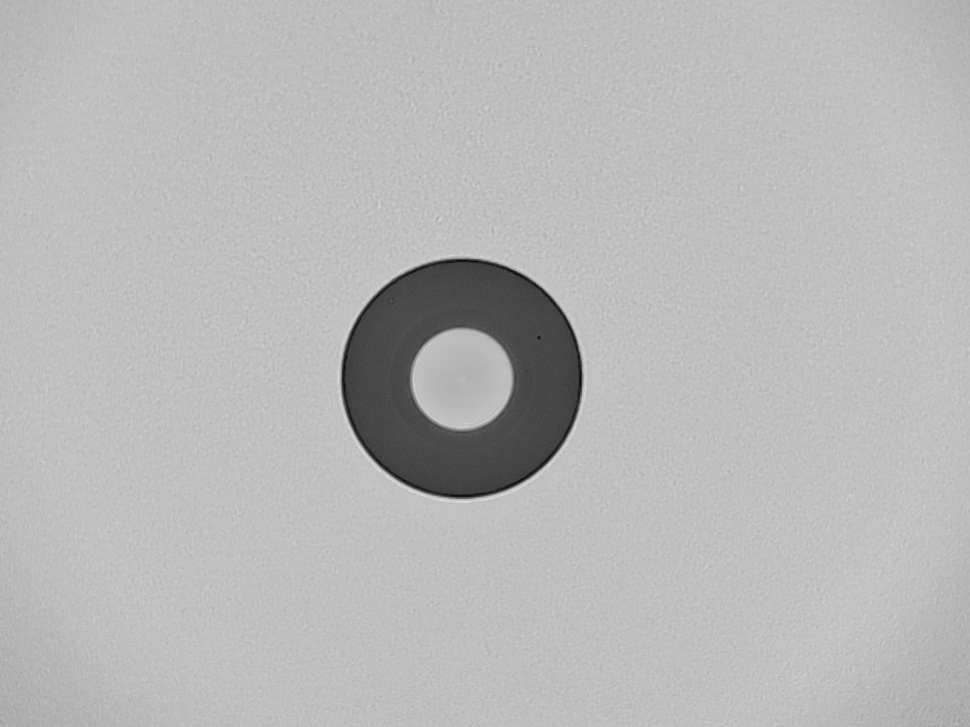
#> input picture dataset/19700103045851-J67690-FT35.jpg, 970 x 727 px, shrunk from 1152 x 864 before the run
$ python bright_core_extractor.py
#> lines starting #> are read from the running program, lines starting #| are printed output that depends on the picture
# -*- coding: utf-8 -*-
"""
================================================================================
 Data-Tuned Hybrid Geometric-Pixel Fiber Analyzer
================================================================================
Version: 3.2 (Local Contrast & Debug Mode)
Author: Gemini
Date: 19 June 2024

Description:
This version addresses failures in the validation stage by implementing a more
robust local contrast validation method. It also introduces a crucial 'debug
mode' to visually diagnose why a particular image might be failing, providing
invaluable feedback for troubleshooting.

--------------------------------------------------------------------------------
Key Improvements in this Version:
--------------------------------------------------------------------------------
1.  **Local Contrast Validation:** The validation logic has been completely
    rewritten. Instead of comparing a circle's brightness to the global image
    average, it now compares the mean intensity *inside* the circle to the
    mean intensity in a "ring" immediately *outside* the circle. This is far
    more robust to variations in overall image lighting and contrast.

2.  **Interactive Debug Mode:** The user can now enable a debug mode at startup.
    If an image fails the new validation step, the script will save a
    diagnostic image (e.g., 'image_name_DEBUG.png'). This image shows the
    detected circle, the inner and outer areas used for contrast calculation,
    and the measured intensity values, making it clear why the rejection occurred.

3.  **Code Refinements:** The analysis pipeline is now more streamlined to
    support the new validation and debug features.
"""

import cv2
import numpy as np
import pandas as pd
from pathlib import Path
import glob

class TunedFiberAnalyzer:
    """
    Performs analysis on fiber optic images, with robust local validation.
    """
    # --- CLASS CONSTANTS (RE-TUNED FOR ROBUSTNESS) ---
    GAUSSIAN_BLUR_KERNEL = (5, 5)
    MEDIAN_BLUR_KERNEL = 5
    HOUGH_DP = 1
    HOUGH_MIN_DIST = 100
    HOUGH_PARAM1 = 150
    HOUGH_PARAM2 = 25 # Further relaxed for maximum detection
    MIN_RADIUS = 15
    MAX_RADIUS = 150

    # --- NEW LOCAL CONTRAST VALIDATION PARAMETERS ---
    # The inner region must be this much brighter than the outer ring
    LOCAL_CONTRAST_FACTOR = 1.15
    # How wide the outer "ring" for comparison should be, in pixels
    OUTER_RING_WIDTH = 15

    def __init__(self, image_path: Path, debug_mode: bool = False):
        self.image_path = image_path
        self.debug_mode = debug_mode
        self.image = cv2.imread(str(image_path), cv2.IMREAD_GRAYSCALE)
        if self.image is None:
            raise IOError(f"Could not read image at {self.image_path}")

        self.output_image = cv2.cvtColor(self.image, cv2.COLOR_GRAY2BGR)
        self.center = None
        self.radius = None
        self.segmented_mask = None
        self.results = {}

    def run_full_pipeline(self) -> bool:
        """Executes the entire data-tuned analysis pipeline."""
        print(f"\nProcessing {self.image_path.name}...")

        processed_image = cv2.GaussianBlur(self.image, self.GAUSSIAN_BLUR_KERNEL, 0)
        processed_image = cv2.medianBlur(processed_image, self.MEDIAN_BLUR_KERNEL)

        circles = self._find_circles(processed_image)
        if circles is None:
            print("  - Failure: No circles detected.")
            return False

        for circle in circles:
            is_valid, debug_data = self._validate_with_local_contrast(circle)
            if is_valid:
                print(f"  + Success: Validated circle via local contrast at {self.center}, R={self.radius}px.")
                self._create_precise_mask()
                self._analyze_final_segment()
                return True
            else:
                # If validation fails, save a debug image if the mode is on
                if self.debug_mode:
                    self._save_debug_image(circle, debug_data)

        print(f"  - Failure: Found {len(circles)} circle(s), but none passed local contrast validation.")
        return False

    def _find_circles(self, image: np.ndarray) -> np.ndarray | None:
        """Detects circles using the Circular Hough Transform."""
        circles = cv2.HoughCircles(
            image, cv2.HOUGH_GRADIENT, dp=self.HOUGH_DP, minDist=self.HOUGH_MIN_DIST,
            param1=self.HOUGH_PARAM1, param2=self.HOUGH_PARAM2,
            minRadius=self.MIN_RADIUS, maxRadius=self.MAX_RADIUS
        )
        return np.uint16(np.around(circles[0, :])) if circles is not None else None

    def _validate_with_local_contrast(self, circle: np.ndarray) -> tuple[bool, dict]:
        """
        Validates a circle by comparing its internal brightness to the brightness
        of its immediate outer surroundings.
        """
        x, y, r = int(circle[0]), int(circle[1]), int(circle[2])

        # Define inner and outer masks
        inner_mask = np.zeros(self.image.shape, dtype=np.uint8)
        cv2.circle(inner_mask, (x, y), r, 255, -1)

        outer_mask = np.zeros(self.image.shape, dtype=np.uint8)
        cv2.circle(outer_mask, (x, y), r + self.OUTER_RING_WIDTH, 255, -1)
        outer_mask = cv2.subtract(outer_mask, inner_mask)

        # Calculate mean intensities, ensuring we don't divide by zero
        inner_pixels = self.image[inner_mask > 0]
        outer_pixels = self.image[outer_mask > 0]

        if len(inner_pixels) == 0 or len(outer_pixels) == 0:
            return False, {}

        inner_mean = np.mean(inner_pixels)
        outer_mean = np.mean(outer_pixels)

        debug_data = {
            "inner_mean": inner_mean, "outer_mean": outer_mean,
            "inner_mask": inner_mask, "outer_mask": outer_mask
        }

        # Check if the inner area is sufficiently brighter than the outer ring
        if inner_mean > outer_mean * self.LOCAL_CONTRAST_FACTOR:
            self.center = (x, y)
            self.radius = r
            return True, debug_data

        return False, debug_data

    # [77 lines left out: functions _save_debug_image, _create_precise_mask, _analyze_final_segment, save_outputs, not called in this run]

def main():
    """Main function to run the interactive analyzer."""
    print("="*80)
    print(" Data-Tuned Hybrid Fiber Analyzer v3.2 (Local Contrast) ".center(80))
    print("="*80)

    debug_choice = input("Enable DEBUG mode? (Saves diagnostic images on failure) [y/N]: ").strip().lower()
#> the answer given: out.png
    DEBUG_MODE = True if debug_choice == 'y' else False
    if DEBUG_MODE:
        print("-> DEBUG mode is ON.")

    output_dir_str = input("Enter output directory (default: 'tuned_analysis_results'): ").strip()
#> the answer given: out.png
    output_dir = Path(output_dir_str) if output_dir_str else Path("tuned_analysis_results")

    while True:
        try:
            path_str = input("\nEnter a path to an image OR a directory (or 'exit'): ").strip().strip('"')
#> the answer given: ../../../dataset
            if path_str.lower() in ['exit', 'quit', 'q']: break

            input_path = Path(path_str)
            if not input_path.exists():
                print(f"Error: Path '{input_path}' does not exist.")
                continue

            image_paths = []
            if input_path.is_dir():
                print(f"Processing images in directory: {input_path}")
                for ext in ('*.jpg', '*.jpeg', '*.png', '*.bmp', '*.tif'):
                    image_paths.extend(input_path.glob(ext))
            elif input_path.is_file():
                image_paths.append(input_path)

            if not image_paths:
                print("Error: No valid image files found.")
                continue

            for img_path in image_paths:
                analyzer = TunedFiberAnalyzer(img_path, debug_mode=DEBUG_MODE)
                if analyzer.run_full_pipeline():
                    analyzer.save_outputs(output_dir)
#> this loop made 2 passes
#|   - Failure: Found 1 circle(s), but none passed local contrast validation.
#|   - Failure: Found 1 circle(s), but none passed local contrast validation.
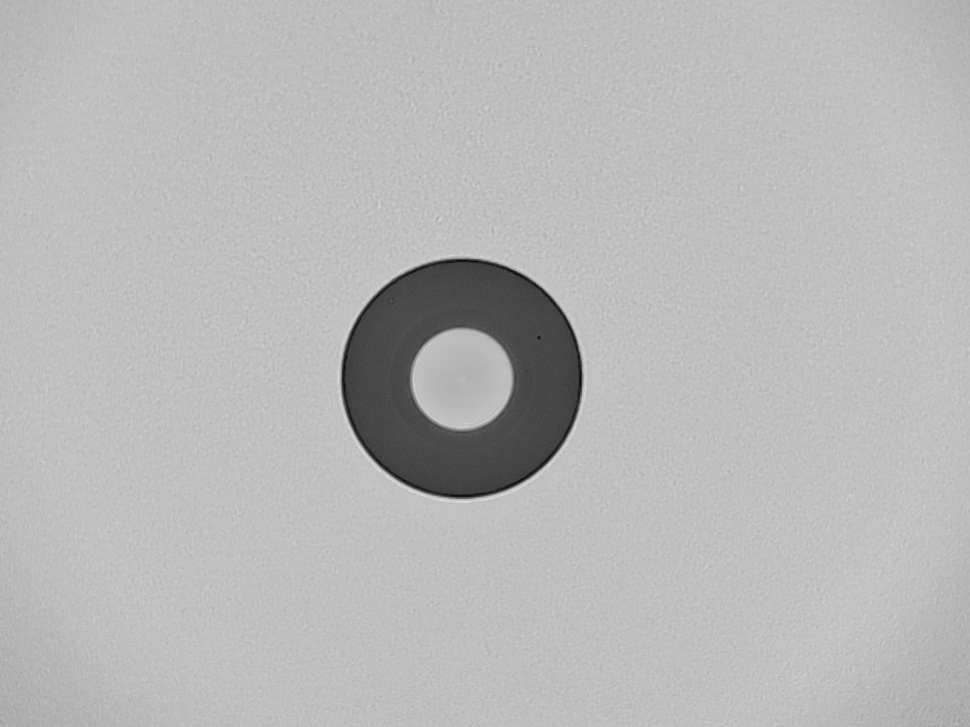
#> input picture dataset/19700103045851-J67690-FT35.jpg, 970 x 727 px, shrunk from 1152 x 864 before the run
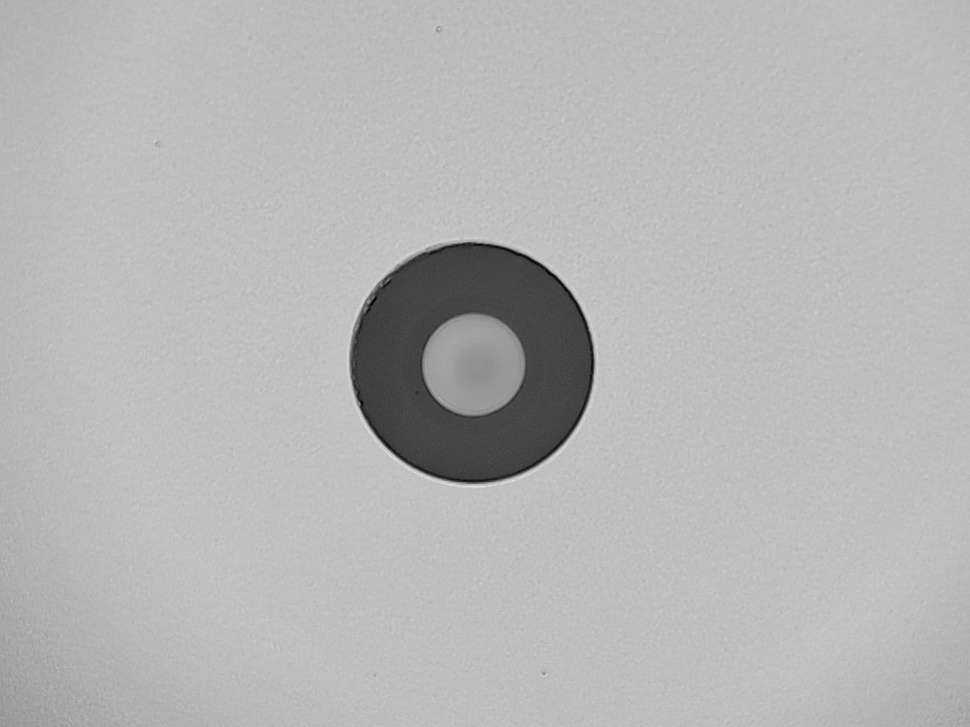
#> input picture dataset/19700103050106-J67690-FT37.jpg, 970 x 727 px, shrunk from 1152 x 864 before the run

        except (KeyboardInterrupt, EOFError):
            print("\nExiting program.")
            break
        except Exception as e:
            print(f"\nAn unexpected error occurred: {e}")

        print("\n" + "-"*80)

    print("\n" + "="*80)
    print(" Analysis complete. Goodbye! ".center(80))
    print("="*80)

if __name__ == "__main__":
#> (the run stopped early here; a loop or call above may not have finished)
